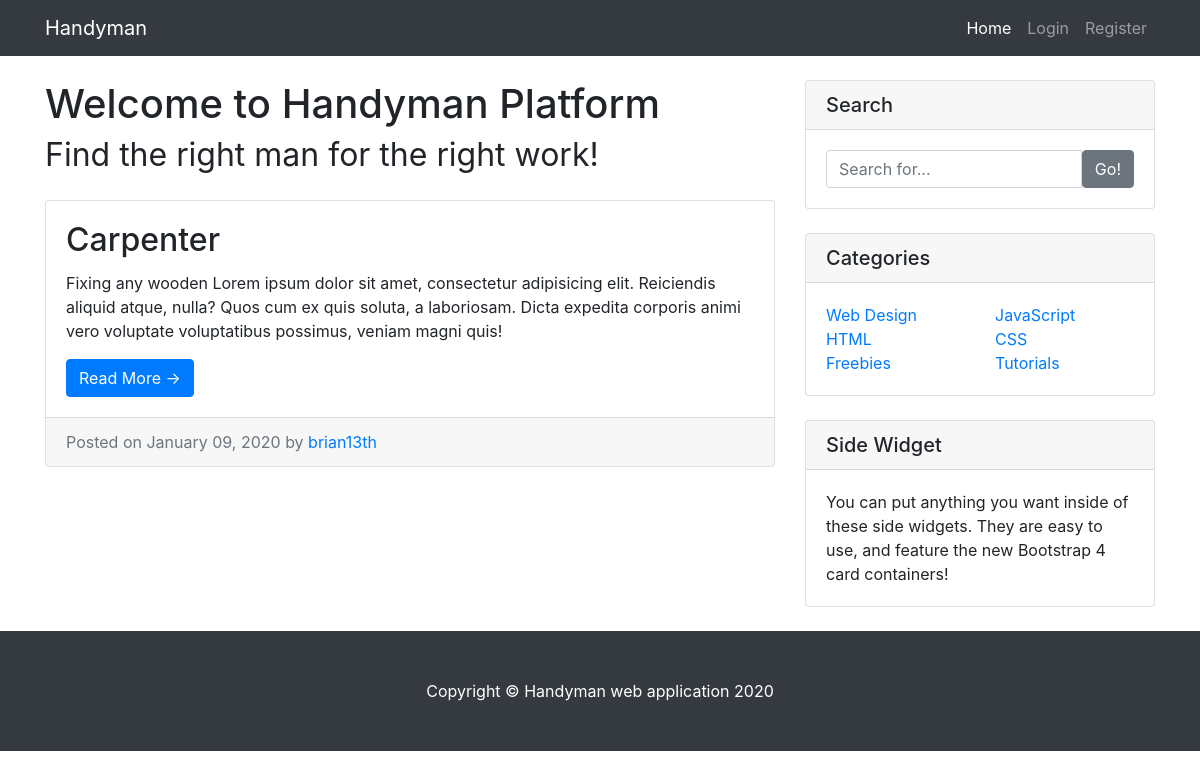
The app's page /post/1/ with its own data.
### main/models.py (models this page shows, shortened)
class Post(models.Model):
    title = models.CharField(max_length=200)
    context = models.CharField(max_length=500)
    date_posted = models.DateTimeField(default=timezone.now)
    author = models.ForeignKey(User , on_delete=models.CASCADE)

### main/views.py (the view)
# urls.py: path('post/<int:pk>/', PostDetailView.as_view(), name='main-detail'),
class PostDetailView(DetailView):
    model = Post

### main/templates/main/post_detail.html
{% extends "main/base.html" %}
{% block content %}
  <div class="card mb-4">
      <div class="card-body">
        <h2 class="card-title">{{ post.title }}</h2>
        <p class="card-text">{{ post.context }}</p>
        <a href="#" class="btn btn-primary">Read More &rarr;</a>
      </div>
      <div class="card-footer text-muted">
        Posted on {{ post.date_posted| date:"F d, Y" }} by
        <a href="#">{{ post.author }}</a>
      </div>
  </div>
{% endblock content %}

### main/static/main/css/blog-home.css (style rules this page uses)
body { padding-top: 56px; }

### records on screen
Post: title "Carpenter", context "Fixing any wooden Lorem ipsum dolor sit amet, consectetur adipisicing elit. Reiciendis aliquid atque, nulla? Quos cum ex quis soluta, a laboriosam. Dicta expedita corporis animi vero voluptate voluptatibus possimus, veniam magni quis!", date_posted "January 09, 2020", author "brian13th"
